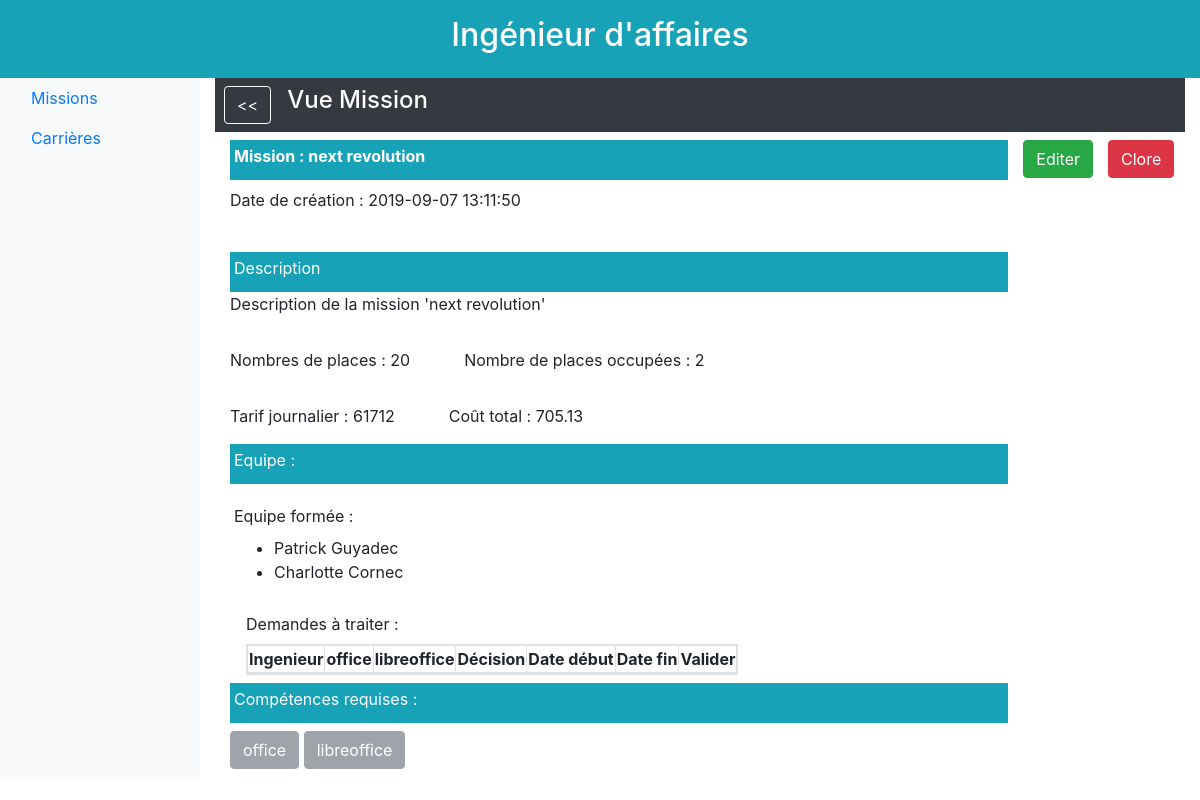
Before: /3/affaire/missions/vue/3/ with the older database file.
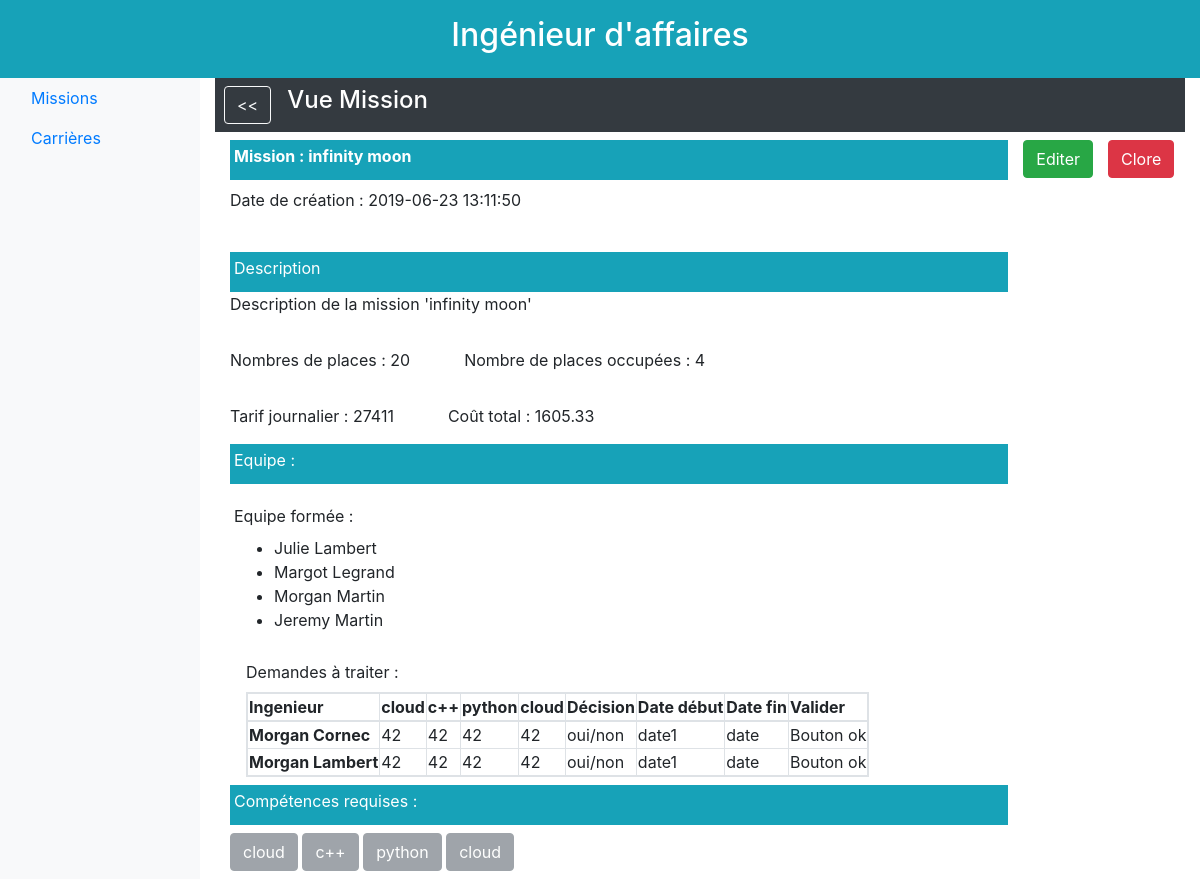
After: the same page with the newer database file.
### database/models.py (models this page shows)
class Mission(db.Model):
    id = db.Column(db.Integer, primary_key=True)
    titre = db.Column(db.String(64), unique=True)
    description = db.Column(db.Text, unique=True)
    effectifs_max = db.Column(db.Integer)
    prix_vente = db.Column(db.Integer)
    statut = db.Column(db.Text)
    date_creation = db.Column(db.DateTime)
    responsable_id = db.Column(db.Integer, db.ForeignKey('ingenieur.id'))
    souhaits = db.relationship('Souhait', backref='mission', lazy='dynamic')
    besoins = db.relationship('Besoin', backref='mission', lazy='dynamic')
    affectations = db.relationship('Affectation', backref='mission', lazy='dynamic')

class Ingenieur(db.Model):
    id = db.Column(db.Integer, primary_key=True)
    nom_court = db.Column(db.Text, unique=True) #unique ??
    prenom = db.Column(db.Text)
    nom_famille = db.Column(db.Text)
    site = db.Column(db.Text)
    email = db.Column(db.Text, unique=True)
    taux_journalier = db.Column(db.Float)
    statut = db.Column(db.Text) #a traiter, ajouté par mes soins
    estCommercial = db.Column(db.Boolean) #ajouté par mes soins
    certifications = db.relationship('Certification', backref='ingenieur', lazy='dynamic')
    souhaits = db.relationship('Souhait', backref='ingenieur', lazy='dynamic')
    affectations = db.relationship('Affectation', backref='ingenieur', lazy='dynamic')
    responsabilites_missions = db.relationship('Mission', backref='responsable', lazy='dynamic')

class Competence(db.Model):
    id = db.Column(db.Integer, primary_key=True)
    nom = db.Column(db.String(64), unique=True)
    certifications = db.relationship('Certification', backref='competence', lazy='dynamic')
    besoins = db.relationship('Besoin', backref='competence', lazy='dynamic')

### app.py (the view)
@app.route('/<id>/affaire/missions/vue/<missionId>/')
def affaire_mission_vue(id, missionId):
    mission = get_mission_by_id(missionId)
    competences = get_competence_of_mission(missionId)
    equipeForme = get_participants_actuels_of_mission(missionId)
    postulants = get_postulant_by_mission(missionId)
    coutTT = get_cout_of_mission(missionId)
    return render_template("homepage_affaire_mission_vue.html.jinja2"
                           , id=id
                           , mission=mission
                           , competences=competences
                           , equipeForme=equipeForme
                           , postulants=postulants
                           , coutTT=coutTT
                           )

### database/functions.py (called while the page is built)
def get_mission_by_id(mission_id):
    return Mission.query.filter_by(id=mission_id).first()

def get_postulant_by_mission(id_mission):
    return [get_engineer_by_id(s.ingenieur_id) for s in Souhait.query.filter_by(mission_id=id_mission).all()]

def get_participants_actuels_of_mission(mission_id):
    mission = get_mission_by_id(mission_id)
    id_inges = [a.ingenieur_id for a in list(mission.affectations)]
    participants = [get_engineer_by_id(id) for id in id_inges]
    return participants

def get_cout_of_mission(mission_id):
    coutTT = 0
    for inge in get_participants_actuels_of_mission(mission_id):
        coutTT += inge.taux_journalier
    return coutTT

def get_engineer_by_id(engineer_id):
    return Ingenieur.query.filter_by(id=engineer_id).first()

def get_competence_of_mission(mission_id):
    mission = get_mission_by_id(mission_id)
    compe_ids = [b.competence_id for b in list(mission.besoins)]
    compes = [Competence.query.filter_by(id=cid).first() for cid in compe_ids]
    return compes

### templates/homepage_affaire_mission_vue.html.jinja2 (shortened to what the changed rows need)
{% extends "homepage_affaire.html.jinja2" %}
{% block body %}
    <div class="d-flex flex-column">
        <div class="d-flex flex-inline mb-2">
            <div class="col-md-10">
                <div class="col p-1 bg-info text-white size-6 font-weight-bold">
                    <label for="Name">Mission : </label>
                    <label>{{ mission.titre }}</label>
                </div>
            </div>
        </div>
        <div class="d-flex flex-inline mb-2">
            <div class="mb-2 col-md-10">
                <div class="form-group">
                    <label for="date">Date de création :</label>
                    <label>{{ mission.date_creation }}</label>
                </div>
            </div>
        </div>
        <div class="d-flex flex-inline mb-2">
            <div class="col-md-10">
                <div class="form-group">
                    <label>{{ mission.description }}</label>
                </div>
            </div>
        </div>
        <div class="d-flex flex-inline mb-2">
            <div class="col-md-auto mr-auto">
                <div class="form-group">
                    <label for="nbPlace">Nombres de places :</label>
                    <span>{{ mission.effectifs_max }}</span>
                </div>
            </div>
            <div class="col ml-4">
                <div class="size-4">
                    <label for="places">Nombre de places occupées :</label>
                    <span>{{ equipeForme|length }}</span>
                </div>
            </div>
        </div>
        <div class="d-flex flex-inline mb-2">
            <div class="col-md-auto mr-auto">
                <div class=" size-4">
                    <label for="tarif"> Tarif journalier : </label>
                    <span>{{ mission.prix_vente }}</span>
                </div>
            </div>
            <div class="col ml-4">
                <div class="size-4">
                    <label> Coût total :</label>
                    <span>{{ coutTT }}</span>
                </div>
            </div>
        </div>
        <div class="d-flex flex-inline mb-2">
            <div class="col-md-6 ">
                <div class="p-1 size-4">
                    <ul>
                        {% for personne in equipeForme %}
                            <li>{{ personne.prenom }} {{ personne.nom_famille }}</li>
                        {% endfor %}
                    </ul>
                </div>
            </div>
        </div>
        <div class="d-flex flex-inline mb-2">
            <div class="col-md-auto ml-3 size-4">
                <div class="">
                    <table class="table-responsive table-bordered">
                        <thead class="thead-light">
                        <tr>
                            <th scope="col">Ingenieur</th>
                            {% for competence in competences %}
                                <th scope="col">{{ competence.nom }}</th>
                            {% endfor %}
                            <th scope="col">Décision</th>
                            <th scope="col">Date début</th>
                            <th scope="col">Date fin</th>
                            <th scope="col">Valider</th>
                        </tr>
                        </thead>
                        <form action="{{ url_for("process_form_data", id=id, missionId=mission.id) }}"
                              method="post"
                              class="needs-validation" novalidate="">
                            <tbody>
                            {% for postulant in postulants %}
                                <tr>
                                    <th scope="row justify-content-start">{{ postulant.prenom }} {{ postulant.nom_famille }}</th>
                                    {% for competence in competences %}
                                        <td>42</td>
                                    {% endfor %}
                                    <td>oui/non</td>
                                    <td>date1</td>
                                    <td>date</td>
                                    <td>Bouton ok</td>
                                </tr>
                            {% endfor %}
                            </tbody>
                        </form>
                    </table>
                </div>
            </div>
        </div>
        <div class="d-flex flex-inline mb-2">
            <div class="col-md-10">
                <div class="p-1  bg-info text-white size-6 mb-2">
                    <label for="competences">Compétences requises :</label>
                </div>
                {% for competence in competences %}
                    <button type="button" class="btn btn-secondary" disabled>{{ competence.nom }}</button>
                {% endfor %}
            </div>
        </div>
    </div>
{% endblock %}

Changed rows visible on the page:
no longer on this page (row edited): Ingenieur: prenom "Patrick", nom_famille "Guyadec", shown under "Vue Mission"
no longer on this page (row edited): Ingenieur: prenom "Charlotte", nom_famille "Cornec", shown under "Vue Mission"
no longer on this page (row unchanged): Competence: nom "office"
no longer on this page (row unchanged): Competence: nom "libreoffice"
changed Mission: titre "next revolution" → "infinity moon"; date_creation "2019-09-07 13:11:50" → "2019-06-23 13:11:50"; description "Description de la mission 'next revolution'" → "Description de la mission 'infinity moon'"; prix_vente "61712" → "27411"
now on this page (row edited): Ingenieur: prenom "Julie", nom_famille "Lambert", shown under "Vue Mission"
now on this page (row edited): Ingenieur: prenom "Margot", nom_famille "Legrand", shown under "Vue Mission"
now on this page (row edited): Ingenieur: prenom "Morgan", nom_famille "Martin", shown under "Vue Mission"
added Ingenieur: prenom "Jeremy", nom_famille "Martin", shown under "Vue Mission"
now on this page (row unchanged): Competence: nom "cloud"
now on this page (row unchanged): Competence: nom "c++"
now on this page (row unchanged): Competence: nom "python"
added Ingenieur: prenom "Morgan", nom_famille "Cornec"
added Ingenieur: prenom "Morgan", nom_famille "Lambert"
Other visible differences:
{{ equipeForme|length }}: "2" → "4"
{{ coutTT }}: "705.13" → "1605.33"
